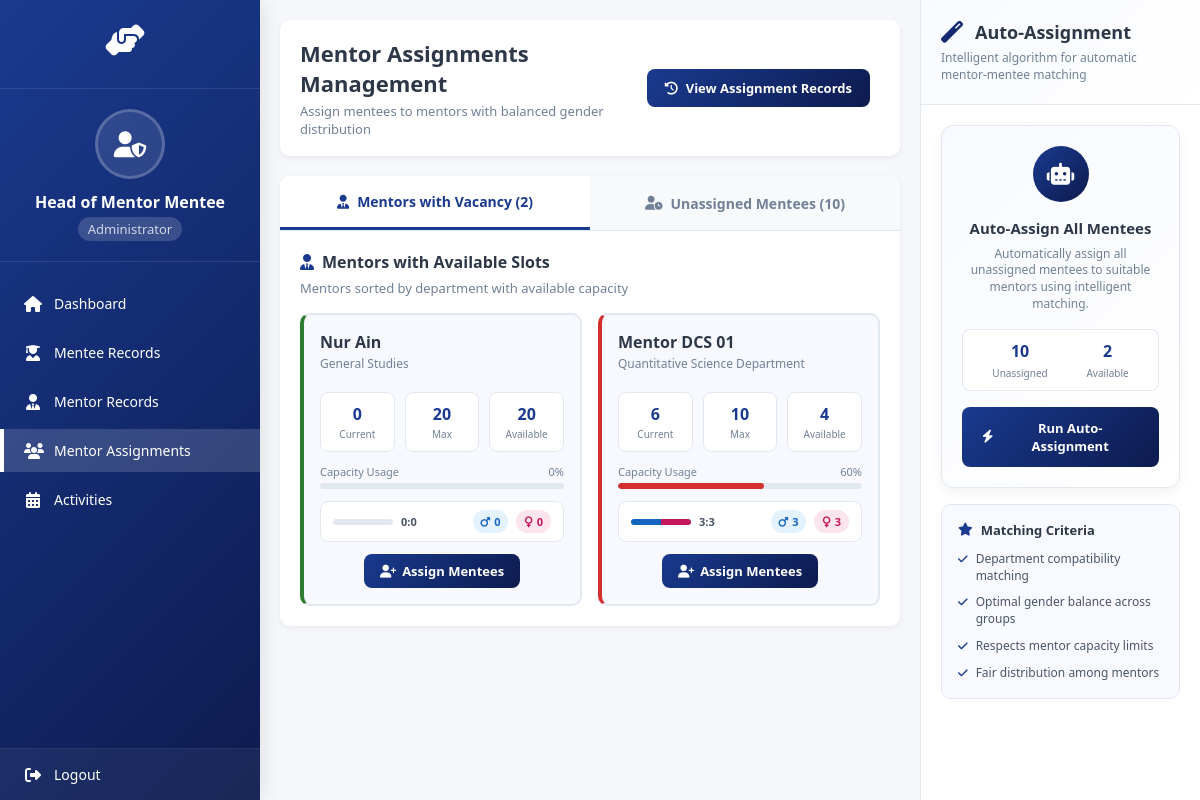
/mmms/head/assignments/ (signed in), run on an earlier commit of the app's database.
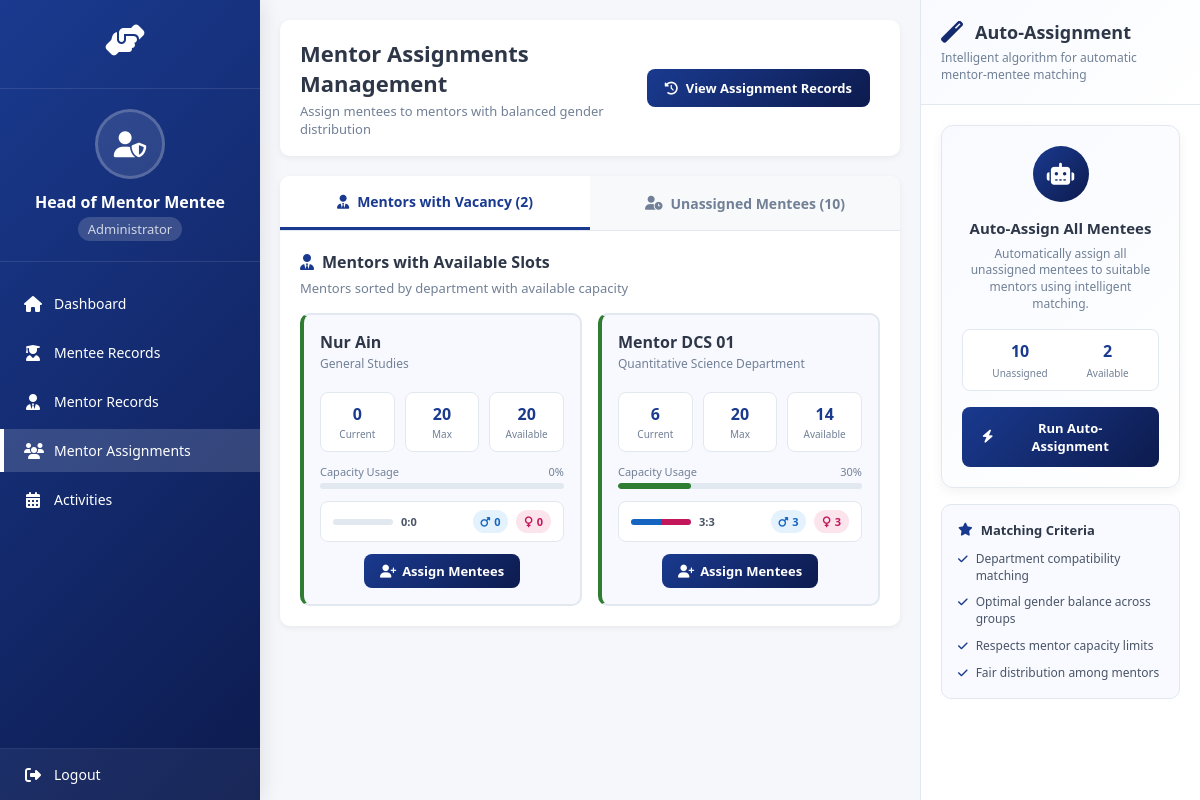
And on a later commit of the database.
### system/models.py (models this page shows, shortened)
class Mentor(models.Model):
    user = models.OneToOneField(settings.AUTH_USER_MODEL, on_delete=models.CASCADE)
    profile_picture = models.ImageField(upload_to='mentor_profile_pictures/', null=True, blank=True)
    MentorID = models.CharField(max_length=12, primary_key=True)
    MentorName = models.CharField(max_length=100)
    MentorEmail = models.EmailField()
    MentorPhone = models.CharField(max_length=15)
    MentorIC = models.CharField(max_length=15)
    MentorAddress = models.CharField(max_length=255)
    MentorPostcode = models.CharField(max_length=10)
    MentorCity = models.CharField(max_length=50)
    MentorState = models.CharField(max_length=50)
    MentorRace = models.CharField(max_length=50)
    MentorReligion = models.CharField(max_length=50)
    MentorDepartment = models.CharField(max_length=100)
    MaxMentees = models.IntegerField(default=20)
    CurrentMentees = models.IntegerField(default=0)
    MentorJoinDate = models.DateField()
    def get_male_mentees_count(self):
        return self.assignments.filter(
            assignment_status='active',
            mentee__MenteeGender='male'
        ).count()
    def get_female_mentees_count(self):
        return self.assignments.filter(
            assignment_status='active',
            mentee__MenteeGender='female'
        ).count()
    def get_mentee_gender_distribution(self):
        male_count = self.get_male_mentees_count()
        female_count = self.get_female_mentees_count()
        return {'male': male_count, 'female': female_count}

### system/views.py (the view, shortened to what this page needs)
# urls.py: path('head/assignments/', views.mentor_assignments, name='mentor_assignments'),
@login_required
def mentor_assignments(request):
    if request.user.role != 'head':
        messages.error(request, 'Access denied. Head role required.')
        return redirect('homepage')
    mentors = Mentor.objects.all().order_by('MentorDepartment')
    assigned_mentee_ids = MentorMenteeAssignment.objects.filter(
        assignment_status='active'
    ).values_list('mentee_id', flat=True)
    unassigned_mentees = Mentee.objects.exclude(MenteeID__in=assigned_mentee_ids)
    mentors_with_vacancy = []
    total_vacancy = 0
    for mentor in mentors:
        current_assignments = MentorMenteeAssignment.objects.filter(
            mentor=mentor,
            assignment_status='active'
        ).count()
        mentor.current_assignments_count = current_assignments
        mentor.available_slots = mentor.MaxMentees - current_assignments
        if current_assignments < mentor.MaxMentees:
            mentors_with_vacancy.append(mentor)
            total_vacancy += mentor.available_slots
    balanced_assignments = 0
    for mentor in mentors:
        gender_dist = mentor.get_mentee_gender_distribution()
        if gender_dist['male'] > 0 and gender_dist['female'] > 0:
            balanced_assignments += 1
    context = {
        'mentors': mentors,
        'unassigned_mentees': unassigned_mentees,
        'mentors_with_vacancy': mentors_with_vacancy,
        'total_vacancy': total_vacancy,
        'balanced_assignments': balanced_assignments,
    }
    return render(request, 'mentor_assignments.html', context)

### system/templates/mentor_assignments.html (shortened to what the changed rows need)
<!DOCTYPE html>
<html lang="en">
<head>
    <link rel="stylesheet" href="https://cdnjs.cloudflare.com/ajax/libs/font-awesome/6.4.0/css/all.min.css">
</head>
<body>
    <div class="main-content">
        <div class="content-header">
            <div class="header-content">
                <h1>Mentor Assignments Management</h1>
            </div>
        </div>
        <div class="tabs-container">
            <div class="tab-content active" id="mentors-tab">
                <h2 class="section-title">
                    <i class="fas fa-user-tie"></i>
                    Mentors with Available Slots
                </h2>
                {% if mentors_with_vacancy %}
                <div class="mentor-grid">
                    {% for mentor in mentors_with_vacancy %}
                    <div class="mentor-card {% if mentor.available_slots >= 10 %}high-vacancy{% elif mentor.available_slots >= 5 %}medium-vacancy{% else %}low-vacancy{% endif %}">
                        <div class="mentor-header">
                            <div class="mentor-info">
                                <div class="mentor-name">{{ mentor.MentorName }}</div>
                                <div class="mentor-department">{{ mentor.MentorDepartment }}</div>
                            </div>
                        </div>
                        <div class="mentor-stats-container">
                            <div class="mentor-stat">
                                <div class="mentor-stat-value">{{ mentor.current_assignments_count }}</div>
                                <div class="mentor-stat-label">Current</div>
                            </div>
                            <div class="mentor-stat">
                                <div class="mentor-stat-value">{{ mentor.MaxMentees }}</div>
                                <div class="mentor-stat-label">Max</div>
                            </div>
                            <div class="mentor-stat">
                                <div class="mentor-stat-value">{{ mentor.available_slots }}</div>
                                <div class="mentor-stat-label">Available</div>
                            </div>
                        </div>
                        <div class="capacity-indicator">
                            <div class="capacity-label">
                                <span>Capacity Usage</span>
                                <span>{% widthratio mentor.current_assignments_count mentor.MaxMentees 100 %}%</span>
                            </div>
                            <div class="capacity-bar">
                                <div class="capacity-fill {% if mentor.available_slots >= 10 %}high{% elif mentor.available_slots >= 5 %}medium{% else %}low{% endif %}"
                                    style="width: {% widthratio mentor.current_assignments_count mentor.MaxMentees 100 %}%">
                                </div>
                            </div>
                        </div>
                        <div class="gender-balance">
                            <div class="gender-ratio">
                                <div class="ratio-indicator">
                                    {% with male=mentor.get_male_mentees_count female=mentor.get_female_mentees_count total=mentor.current_assignments_count %}
                                    {% if total > 0 %}
                                    <div class="ratio-fill male" style="width: {% widthratio male total 100 %}%"></div>
                                    <div class="ratio-fill female" style="width: {% widthratio female total 100 %}%; left: {% widthratio male total 100 %}%"></div>
                                    {% endif %}
                                    {% endwith %}
                                </div>
                                <div class="ratio-text">
                                    {% with male=mentor.get_male_mentees_count female=mentor.get_female_mentees_count %}
                                    {{ male }}:{{ female }}
                                    {% endwith %}
                                </div>
                            </div>
                            <div class="gender-counts">
                                <span class="gender-count male-count">
                                    <i class="fas fa-mars"></i>
                                    {{ mentor.get_male_mentees_count }}
                                </span>
                                <span class="gender-count female-count">
                                    <i class="fas fa-venus"></i>
                                    {{ mentor.get_female_mentees_count }}
                                </span>
                            </div>
                        </div>
                        <div class="mentor-actions">
                            <a href="{% url 'assign_mentees_to_mentor' mentor.MentorID %}" class="btn btn-success">
                                <i class="fas fa-user-plus"></i>
                                Assign Mentees
                            </a>
                        </div>
                    </div>
                    {% endfor %}
                </div>
                {% else %}
                <div class="no-data">
                    <h3>All Mentors Are Full</h3>
                    <p>All mentors have reached their maximum capacity.</p>
                </div>
                {% endif %}
            </div>
        </div>
    </div>
</body>
</html>

What changed in the data, as far as the page shows it:
changed Mentor "Mentor DCS 01": MaxMentees "10" → "20"; available_slots "4" → "14"; MaxMentees "60" → "30"
